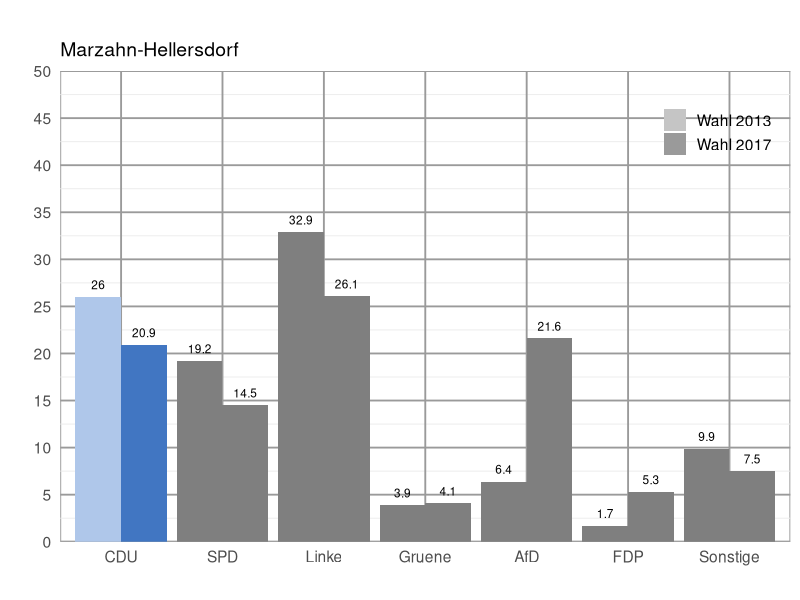

The R script that drew this image:
# libraries
require(dplyr)
require(ggplot2)
# current directory with required data
setwd("/Users/Jonas/Desktop/DataScience_BTW")

## import file
# dec="," so that comma seperated values are converted to decimal values
read.csv(file = "Zweitstimme_2017_2013.csv", sep = ";", dec=",") -> zweitstimme

## select "Wahlkreis == Mitte", save as new table "mitte"
# %>% ist eine chain, um Befehle von dplyr zu verbinden
zweitstimme %>% filter(Wahlkreis == "Marzahn-Hellersdorf") -> marzahnHellersdorf

# open up a blank image that we want to save our chart in
png(filename = "85.png",
	width = 6,
	height = 4,
	units = "in",
	res = 200,
	# background is supposed to be transparent
	bg = "transparent")

## make combined dark and light color palette
# order: Afd, CDU, FDP, Gruene, Linke, Sonstige, SPD, Legende/Jahr
cols_dark <- c("#4176c2", "#000000", "#ffcc00", "#78bc1b", "#bd3075", "#707173", "#d71f1d", "#898989")
cols_light <- c("#afc7ea", "#7e7e7e", "#ffeda3", "#d4efaf", "#e293ba", "#cccccc", "#eb807f", "#B7B7B7")
colors <- c(rbind(cols_dark, cols_light))

## add a column that has a smaller number for the larger year and a larger number for the smaller year
# 10000-2017 = 7983 and 10000-2013 = 7987
# second row of table is now: CDU 2017     18.6  7983
# third row of table is now : CDU 2013     22.6  7987
table <- mutate(marzahnHellersdorf, order = 10000 - Jahr)

## reorder levels so they are in the order in which they are in the table
# factors are variables in R which take on a limited number of different values
# factors are stored as a vector of int values with a corresponding set of values to use when the factor is displayed
# to change the order in which the levels will be displayed the levels= argugment can be given a vector of the variable in desired order
table$Partei <- factor(table$Partei, levels = unique(table$Partei))


## the trick is to fill by a factor that combines the party name and the order (10000 - year)
# aes sets the genereal aesthetics of the bar
# fill= sets how the bars are colored; scale_file_manual specifies
ggplot(table, aes(x=Partei, group=Jahr, y=Ergebnis, fill=factor(paste0(Partei,order)))) + 
  geom_col(position="dodge") +
  scale_fill_manual(values = colors,
                    breaks = paste0(table$Partei[1], 10000-c(2017, 2013)),
                    labels = c("Wahl 2013", "Wahl 2017"),
                    name = "") +
  # "Wahlkreis" as title of bar chart
  ggtitle("", table$Wahlkreis) +
  # get rid of "Partei" as label for x axis
  xlab("") +
  # get rid of "Ergebnis" as label for y axis
  ylab("") +
  # breaks specificed by a numeric vector of positions in order to have 5 steps intervalls
  scale_y_continuous(limits = c(0, 50), expand = c(0, 0), breaks = c(0, 5, 10, 15, 20, 25, 30, 35, 40, 45, 50)) +
  # geom_text puts the election values on top of each bar
  # hjust = left or right relationg bar, vjust = height over bar
  # size = 3 is size of font
  geom_text(aes(label = table$Ergebnis, angle=0,hjust=0.5), size=3, position=position_dodge(width=0.9), vjust=-0.85) +
  # override the fill aes to get gray colors in the legend
  guides(fill = guide_legend(override.aes = list(fill = c("#C5C5C5", "#9A9A9A")))) +
  # standard theme: theme_minimal; 14 defines font size
  theme_minimal(14) +
  #sets the position of the legend by a numeric vector c(x,y) with x and y as coordinates  
  theme(legend.position = c(0.9, 0.9), rect = element_rect(fill = "transparent"),  
  		# frame of diagramm
  		panel.background = element_rect(colour = "#9A9A9A"),
  		panel.grid.minor = element_line(NULL),
  		# grid of diagram
   		panel.grid.major = element_line(colour = "#9A9A9A"),
   		panel.ontop = FALSE)
 
# save our image
dev.off()

